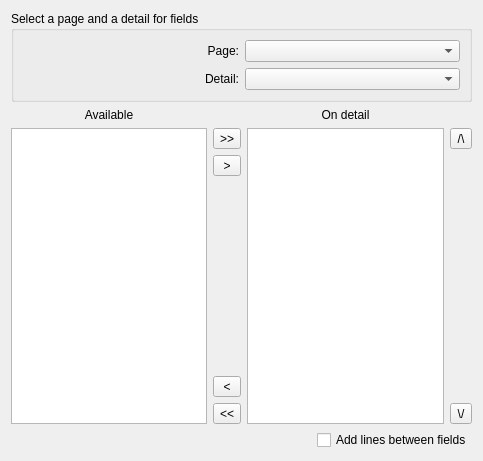
<?xml version="1.0" encoding="UTF-8"?>
<ui version="4.0">
 <class>fieldsWizardPage</class>
 <widget class="QWizardPage" name="fieldsWizardPage">
  <property name="geometry">
   <rect>
    <x>0</x>
    <y>0</y>
    <width>483</width>
    <height>461</height>
   </rect>
  </property>
  <property name="windowTitle">
   <string>WizardPage</string>
  </property>
  <property name="title">
   <string>Fields to detail</string>
  </property>
  <property name="subTitle">
   <string>Here you have to add fileds to report</string>
  </property>
  <layout class="QVBoxLayout" name="verticalLayout">
   <item>
    <layout class="QGridLayout" name="gridLayout_2">
     <item row="0" column="0" colspan="4">
      <widget class="QGroupBox" name="groupBox">
       <property name="title">
        <string>Select a page and a detail for fields</string>
       </property>
       <layout class="QGridLayout" name="gridLayout">
        <item row="0" column="0">
         <widget class="QLabel" name="label">
          <property name="text">
           <string>Page:</string>
          </property>
          <property name="alignment">
           <set>Qt::AlignRight|Qt::AlignTrailing|Qt::AlignVCenter</set>
          </property>
         </widget>
        </item>
        <item row="0" column="1">
         <widget class="QComboBox" name="pages"/>
        </item>
        <item row="1" column="0">
         <widget class="QLabel" name="label_2">
          <property name="text">
           <string>Detail:</string>
          </property>
          <property name="alignment">
           <set>Qt::AlignRight|Qt::AlignTrailing|Qt::AlignVCenter</set>
          </property>
         </widget>
        </item>
        <item row="1" column="1">
         <widget class="QComboBox" name="details"/>
        </item>
       </layout>
      </widget>
     </item>
     <item row="1" column="0">
      <widget class="QLabel" name="label_3">
       <property name="text">
        <string>Available</string>
       </property>
       <property name="alignment">
        <set>Qt::AlignCenter</set>
       </property>
      </widget>
     </item>
     <item row="1" column="2">
      <widget class="QLabel" name="label_4">
       <property name="text">
        <string>On detail</string>
       </property>
       <property name="alignment">
        <set>Qt::AlignCenter</set>
       </property>
      </widget>
     </item>
     <item row="2" column="0" rowspan="5">
      <widget class="QListWidget" name="fields"/>
     </item>
     <item row="2" column="1">
      <widget class="QToolButton" name="addAll">
       <property name="text">
        <string>&gt;&gt;</string>
       </property>
       <property name="icon">
        <iconset resource="report.qrc">
         <normaloff>:/images/arrow-right-double.png</normaloff>:/images/arrow-right-double.png</iconset>
       </property>
       <property name="iconSize">
        <size>
         <width>32</width>
         <height>32</height>
        </size>
       </property>
      </widget>
     </item>
     <item row="2" column="2" rowspan="5">
      <widget class="QListWidget" name="onDetail"/>
     </item>
     <item row="2" column="3">
      <widget class="QToolButton" name="moveUp">
       <property name="text">
        <string>/\</string>
       </property>
       <property name="icon">
        <iconset resource="report.qrc">
         <normaloff>:/images/arrow-up.png</normaloff>:/images/arrow-up.png</iconset>
       </property>
       <property name="iconSize">
        <size>
         <width>32</width>
         <height>32</height>
        </size>
       </property>
      </widget>
     </item>
     <item row="3" column="1">
      <widget class="QToolButton" name="add">
       <property name="sizePolicy">
        <sizepolicy hsizetype="Preferred" vsizetype="Fixed">
         <horstretch>0</horstretch>
         <verstretch>0</verstretch>
        </sizepolicy>
       </property>
       <property name="text">
        <string>&gt;</string>
       </property>
       <property name="icon">
        <iconset resource="report.qrc">
         <normaloff>:/images/arrow-right.png</normaloff>:/images/arrow-right.png</iconset>
       </property>
       <property name="iconSize">
        <size>
         <width>32</width>
         <height>32</height>
        </size>
       </property>
      </widget>
     </item>
     <item row="3" column="3" rowspan="3">
      <spacer name="verticalSpacer_2">
       <property name="orientation">
        <enum>Qt::Vertical</enum>
       </property>
       <property name="sizeHint" stdset="0">
        <size>
         <width>20</width>
         <height>154</height>
        </size>
       </property>
      </spacer>
     </item>
     <item row="4" column="1">
      <spacer name="verticalSpacer">
       <property name="orientation">
        <enum>Qt::Vertical</enum>
       </property>
       <property name="sizeHint" stdset="0">
        <size>
         <width>20</width>
         <height>84</height>
        </size>
       </property>
      </spacer>
     </item>
     <item row="5" column="1">
      <widget class="QToolButton" name="remove">
       <property name="sizePolicy">
        <sizepolicy hsizetype="Preferred" vsizetype="Fixed">
         <horstretch>0</horstretch>
         <verstretch>0</verstretch>
        </sizepolicy>
       </property>
       <property name="text">
        <string>&lt;</string>
       </property>
       <property name="icon">
        <iconset resource="report.qrc">
         <normaloff>:/images/arrow-left.png</normaloff>:/images/arrow-left.png</iconset>
       </property>
       <property name="iconSize">
        <size>
         <width>32</width>
         <height>32</height>
        </size>
       </property>
      </widget>
     </item>
     <item row="6" column="1">
      <widget class="QToolButton" name="removeAll">
       <property name="text">
        <string>&lt;&lt;</string>
       </property>
       <property name="icon">
        <iconset resource="report.qrc">
         <normaloff>:/images/arrow-left-double.png</normaloff>:/images/arrow-left-double.png</iconset>
       </property>
       <property name="iconSize">
        <size>
         <width>32</width>
         <height>32</height>
        </size>
       </property>
      </widget>
     </item>
     <item row="6" column="3">
      <widget class="QToolButton" name="moveDown">
       <property name="text">
        <string>\/</string>
       </property>
       <property name="icon">
        <iconset resource="report.qrc">
         <normaloff>:/images/arrow-down.png</normaloff>:/images/arrow-down.png</iconset>
       </property>
       <property name="iconSize">
        <size>
         <width>32</width>
         <height>32</height>
        </size>
       </property>
      </widget>
     </item>
    </layout>
   </item>
   <item>
    <layout class="QHBoxLayout" name="horizontalLayout">
     <item>
      <spacer name="horizontalSpacer">
       <property name="orientation">
        <enum>Qt::Horizontal</enum>
       </property>
       <property name="sizeHint" stdset="0">
        <size>
         <width>40</width>
         <height>20</height>
        </size>
       </property>
      </spacer>
     </item>
     <item>
      <widget class="QCheckBox" name="drawLine">
       <property name="text">
        <string>Add lines between fields</string>
       </property>
      </widget>
     </item>
    </layout>
   </item>
  </layout>
 </widget>
 <resources>
  <include location="report.qrc"/>
 </resources>
 <connections/>
</ui>
